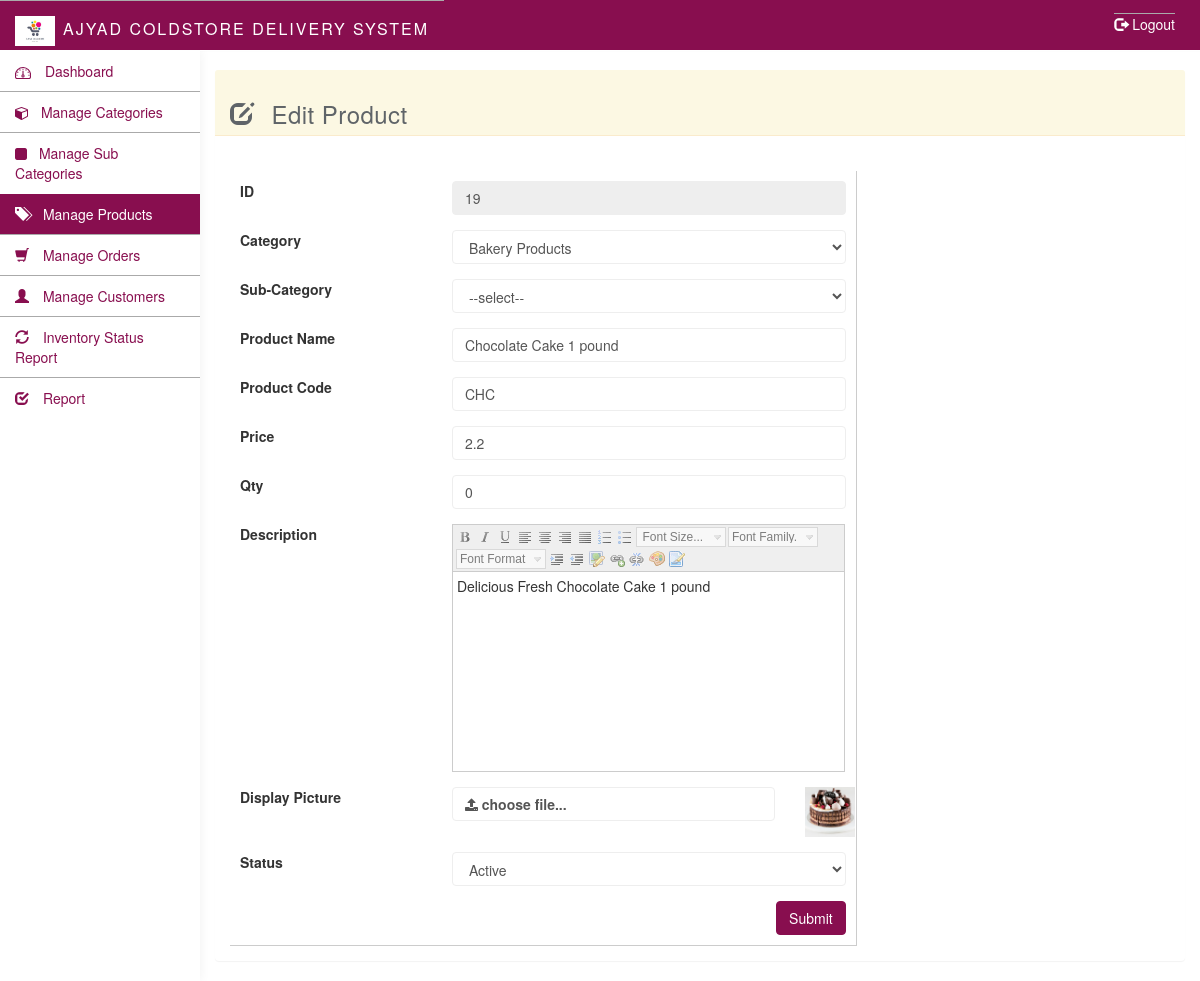
The page /admin/edit_product.php?edit_id=19&menu_id=1 (signed in) on the database its author committed.
### tables this page shows
CREATE TABLE `products` (
  `id` int(11) NOT NULL,
  `subcategory_id` int(11) NOT NULL,
  `category_id` int(11) NOT NULL,
  `product_code` varchar(255) NOT NULL,
  `product_name` varchar(255) NOT NULL,
  `product_price` varchar(255) NOT NULL,
  `product_desc` text NOT NULL,
  `image_1` varchar(255) NOT NULL,
  `image_2` varchar(255) NOT NULL,
  `image_3` varchar(255) NOT NULL,
  `qty` int(11) NOT NULL,
  `stock_status` tinyint(4) NOT NULL,
  `product_status` tinyint(4) NOT NULL,
  `status` tinyint(1) NOT NULL DEFAULT '1',
  `created_date` datetime NOT NULL,
  `modified_date` datetime NOT NULL
);

### admin/edit_product.php (the view, shortened to what this page needs)
<?php require_once 'includes/header.php'; ?>
<?php
	$edit = null;
	if(isset($_GET['edit_id'])){
		$edit_id = $_GET['edit_id'];
		$selSql = "SELECT * FROM products
		WHERE id = $edit_id";
		$rs = mysqli_query($con, $selSql);
		$edit = mysqli_fetch_assoc($rs);
	}else{
		header('location: errorPage.php');
	}
 ?>
	<div class="col-sm-9 col-sm-offset-3 col-lg-10 col-lg-offset-2 main">
		<div class="row">
			<ol class="breadcrumb top-bar-margin">
				<li><a href="products.php"><span class="glyphicon glyphicon-tags"></span> </a></li>
				<li class="active">Manage Products</li>
			</ol>
		</div>
		<br>
		<div class="panel panel-warning">
	  	<div class="panel-heading">
	  		<h3><span class="glyphicon glyphicon-edit"></span> Edit Product</h3>
	  		<div id="errorDiv" class="col-sm-8 col-sm-offset-2">
      </div>
      <div class="clearfix"></div>
	  	</div>
	  	<div class="panel-body">
	  		<br>
	  		<div class="col-sm-8"  style="padding: 10px; border-right: 1px solid #ccc;border-bottom: 1px solid #ccc">
	  			<form action="" method="post" enctype="multipart/form-data">
	  				<div class="form-group row">
                        <div class="col-sm-4"><label>ID</label>
                       </div>
                        <div class="col-sm-8">
                            <input class="form-control" type="text" id="id" name="id" value="<?=$edit['id'] ?>" disabled>
                        </div>
                    </div>
                    <div class="form-group row">
                        <div class="col-sm-4">
                            <label for="category_id">Category</label>
                        </div>
                        <div class="col-sm-8">
                            <select class="form-control" name="category_id" id="category_dropdown" required>
                                <?php
                                $sql = "SELECT * FROM product_categories
                                WHERE status = 1 AND is_active = 1";
                                $rs = mysqli_query($con, $sql);
                                while($row = mysqli_fetch_assoc($rs)){
                                    if($row['id'] == $edit['category_id']){
                                        echo '<option selected value="'.$row['id'].'">'.ucfirst($row['category_name']).'</option>';
                                    }else{
                                        echo '<option value="'.$row['id'].'">'.ucfirst($row['category_name']).'</option>';
                                    }
                                }
                                 ?>
                            </select>
                        </div>
                    </div>
                     <div class="form-group row">
                        <div class="col-sm-4">
                            <label for="category_id">Sub-Category</label>
                        </div>
                        <div class="col-sm-8">
                            <select class="form-control" name="subcategory_id" id="subcategory_dropdown" required>
                                <option value="">--select--</option>
                            </select>
                        </div>
                    </div>
	  				<div class="form-group row">
                        <div class="col-sm-4">
                            <label for="name">Product Name</label>
                        </div>
                        <div class="col-sm-8">
                            <input class="form-control" type="text" id="name" name="name" value="<?=$edit['product_name'] ?>" required>
                        </div>
                    </div>
	  				<div class="form-group row">
                        <div class="col-sm-4">
                            <label for="code">Product Code</label>
                        </div>
                        <div class="col-sm-8">
                            <input class="form-control" type="text" id="code" name="code" value="<?=$edit['product_code'] ?>" required>
                        </div>
                    </div>
                    <div class="form-group row">
                        <div class="col-sm-4">
                            <label for="price">Price</label>
                        </div>
                        <div class="col-sm-8">
                            <input class="form-control" type="text" id="price" name="price" value="<?=$edit['product_price'] ?>" required>
                        </div>
                    </div>
                    <div class="form-group row">
                        <div class="col-sm-4">
                            <label for="qty">Qty</label>
                        </div>
                        <div class="col-sm-8">
                            <input class="form-control" type="number" id="qty" name="qty" value="<?=$edit['qty'] ?>" required>
                        </div>
                    </div>
                    <div class="form-group row">
                        <div class="col-sm-4">
                            <label for="code">Description</label>
                        </div>
                        <div class="col-sm-8">
                        </div>
                    </div>
                    <div class="form-group row">
                        <div class="col-sm-4">
                            <label for="brand_logo">Display Picture</label>
                        </div>
                        <div class="col-sm-8">
                            <div class="row">
                            <div class="col-sm-10">
                            <label class="form-control" for="upload">
                              <span class="fa fa-upload"></span> choose file...
                            </label>
                            </div>
                            <div class="col-sm-2">
                                <img  class="small_img" src="../uploads/itemImage/<?=$edit['image_1'] ?>" alt="">
                            </div>
                            </div>
                        </div>
                    </div>
	  				<div class="form-group row">
                        <div class="col-sm-4">
                            <label for="status">Status</label>
                        </div>
                        <div class="col-sm-8">
                            <select class="form-control" name="status" id="" required>
                            	<option value="1" <?=$edit['product_status'] ? 'selected' : '' ?>>Active</option>
                            </select>
                        </div>
                    </div>
                    <div class="pull-right">
                    <button class="btn btn-primary">Submit</button>
                	</div>
	  			</form>
	  			<br>
	  		</div>
	  	</div>
	  </div>
	</div>
</body>
</html>

### admin/css/styles.css (style rules this page uses)
h1, h2, h3, h4, h5, h6 { color: #5f6468; }
h3, h4 { font-weight: 300; }
.form-control { border: 1px solid #eee; box-shadow: none; }
.btn-primary, .btn-primary:hover, .btn-primary:focus, .btn-primary:active, .btn-primary.active, .open > .dropdown-toggle.btn-primary, .btn-primary.disabled, .btn-primary[disabled], fieldset[disabled] .btn-primary, .btn-primary.disabled:hover, .btn-primary[disabled]:hover, fieldset[disabled] .btn-primary:hover, .btn-primary.disabled:focus, .btn-primary[disabled]:focus, fieldset[disabled] .btn-primary:focus, .btn-primary.disabled:active, .btn-primary[disabled]:active, fieldset[disabled] .btn-primary:active, .btn-primary.disabled.active, .btn-primary[disabled].active, fieldset[disabled] .btn-primary.active { background-color: #880E4F; border-color: #880E4F; }
.panel { border: 0; }
.panel-heading { font-size: 18px; font-weight: 300; letter-spacing: 0.025em; height: 66px; line-height: 45px; }
.breadcrumb { border-radius: 0; padding: 10px 15px; background: #e9ecf2; box-shadow: 0 1px 1px rgba(0, 0, 0, .05); margin: 0 ; }
.top-bar-margin { margin-top:10px; }
.panel-heading .glyphicon { margin-right: 10px; }
.small_img { width: 50px; height: 50px; }

### rows shown on the page
products: id "19", name "Chocolate Cake 1 pound", code "CHC", price "2.2", qty "0", image_1 (picture), status "Active"

### other values the page prints
constant("SYSTEM_NAME") "AJYAD COLDSTORE DELIVERY SYSTEM"
form field category_id "Bakery Products"
